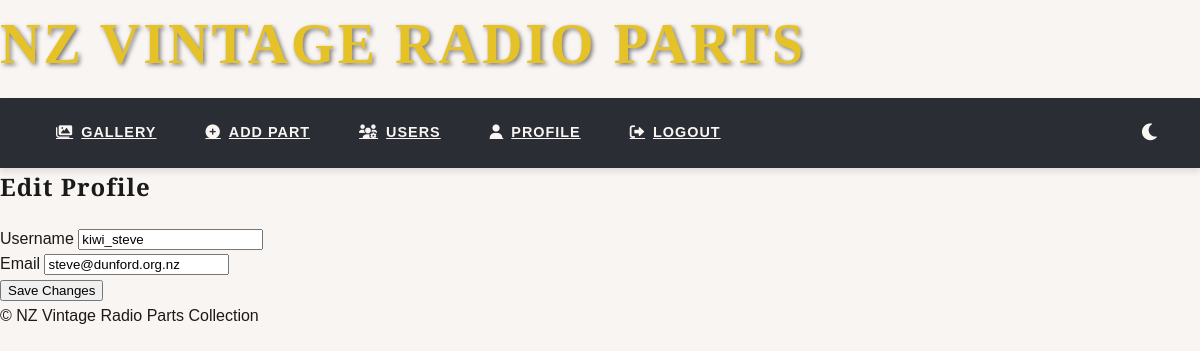
Before: /auth/edit_profile (signed in) with the older database file.
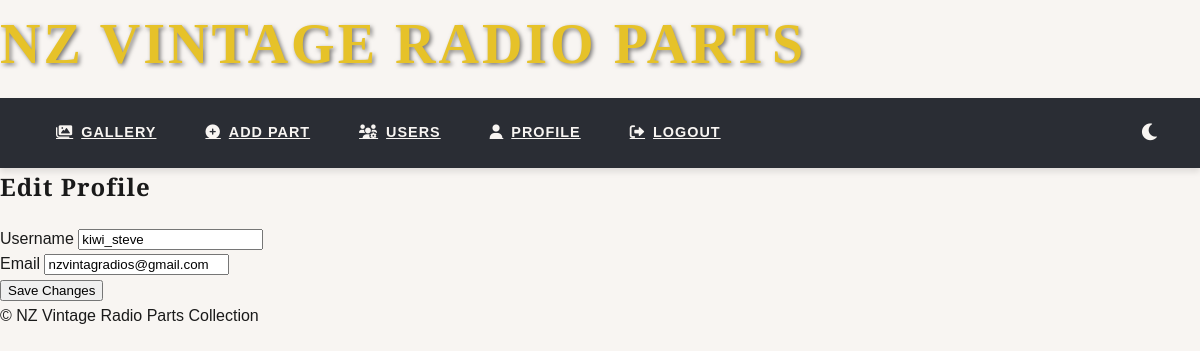
After: the same page with the newer database file.
### app/models.py (models this page shows, shortened)
class User(UserMixin, db.Model):
    __tablename__ = 'User'
    id = db.Column(db.Integer, primary_key=True)
    username = db.Column(db.String(80), unique=True, nullable=False)
    email = db.Column(db.String(120), unique=True, nullable=False)
    password_hash = db.Column(db.String(128))
    role = db.Column(db.String(20), default='user')  # 'user', 'admin', 'superadmin'
    membership_number = db.Column(db.Integer, unique=True)
    membership_active = db.Column(db.Boolean, default=True)
    last_login = db.Column(db.DateTime)
    first_name = db.Column(db.String(50))
    last_name = db.Column(db.String(50))
    phone = db.Column(db.String(20))
    address_line1 = db.Column(db.String(100))
    address_line2 = db.Column(db.String(100))
    city = db.Column(db.String(50))
    postcode = db.Column(db.String(20))
    country = db.Column(db.String(50))
    account_active = db.Column(db.Boolean, default=False)
    orders = db.relationship('Order', back_populates='user', lazy='dynamic')
    @property
    def is_active(self):
        return bool(self.account_active)
    @property
    def is_admin(self):
        return self.role in ['admin', 'superadmin']

### app/blueprints/auth.py (the view, shortened to what this page needs)
@bp.route('/edit_profile', methods=['GET', 'POST'])
@login_required
def edit_profile():
    return render_template('edit_profile.html',
                           username=current_user.username,
                           email=current_user.email)

### app/templates/edit_profile.html (shortened to what this page needs)
{% extends "layout.html" %}
{% block content %}
<div class="container mt-4">
    <h2>Edit Profile</h2>
    <form method="POST" action="{{ url_for('auth.edit_profile') }}">
        <div class="mb-3">
            <label for="username" class="form-label">Username</label>
            <input type="text" class="form-control" id="username"
                   name="username" value="{{ username }}">
        </div>
        <div class="mb-3">
            <label for="email" class="form-label">Email</label>
            <input type="email" class="form-control" id="email"
                   name="email" value="{{ email }}">
        </div>
        <button type="submit" class="btn btn-primary">Save Changes</button>
    </form>
</div>
{% endblock %}

Changed rows visible on the page:
changed User "kiwi_steve": email "steve@dunford.org.nz" → "nzvintagradios@gmail.com"
